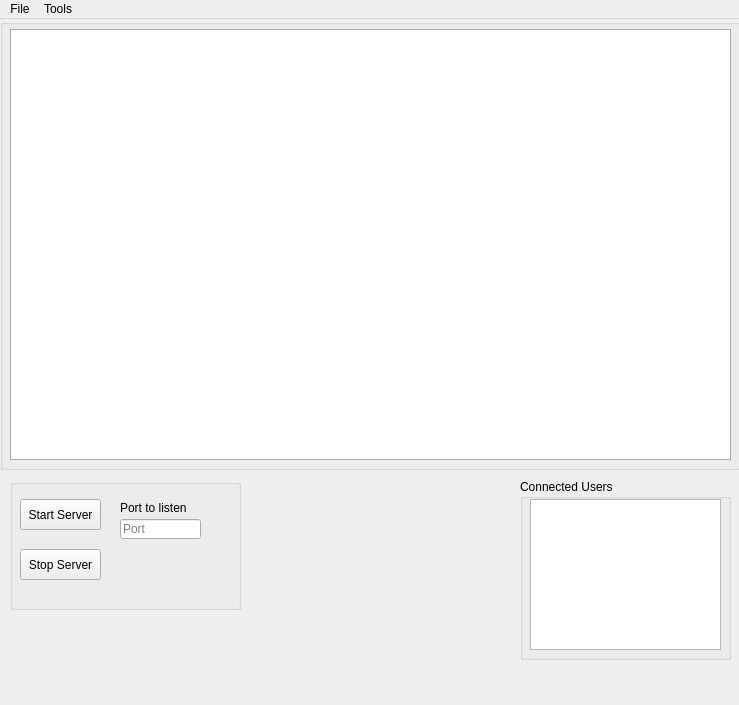
<?xml version="1.0" encoding="UTF-8"?>
<ui version="4.0">
 <class>serverGui</class>
 <widget class="QMainWindow" name="serverGui">
  <property name="windowModality">
   <enum>Qt::NonModal</enum>
  </property>
  <property name="geometry">
   <rect>
    <x>0</x>
    <y>0</y>
    <width>739</width>
    <height>705</height>
   </rect>
  </property>
  <property name="sizePolicy">
   <sizepolicy hsizetype="Expanding" vsizetype="Expanding">
    <horstretch>0</horstretch>
    <verstretch>0</verstretch>
   </sizepolicy>
  </property>
  <property name="minimumSize">
   <size>
    <width>739</width>
    <height>705</height>
   </size>
  </property>
  <property name="maximumSize">
   <size>
    <width>739</width>
    <height>705</height>
   </size>
  </property>
  <property name="baseSize">
   <size>
    <width>0</width>
    <height>0</height>
   </size>
  </property>
  <property name="windowTitle">
   <string>OpenFTP Server</string>
  </property>
  <property name="windowIcon">
   <iconset resource="resources.qrc">
    <normaloff>:/alienIcon/images/icon.ico</normaloff>:/alienIcon/images/icon.ico</iconset>
  </property>
  <widget class="QWidget" name="centralWidget">
   <widget class="QGroupBox" name="groupBox">
    <property name="geometry">
     <rect>
      <x>520</x>
      <y>460</y>
      <width>211</width>
      <height>181</height>
     </rect>
    </property>
    <property name="title">
     <string>Connected Users</string>
    </property>
    <property name="flat">
     <bool>false</bool>
    </property>
    <property name="checkable">
     <bool>false</bool>
    </property>
    <widget class="QListWidget" name="connectedUsersList">
     <property name="geometry">
      <rect>
       <x>10</x>
       <y>20</y>
       <width>191</width>
       <height>151</height>
      </rect>
     </property>
    </widget>
   </widget>
   <widget class="QGroupBox" name="groupBox_2">
    <property name="geometry">
     <rect>
      <x>10</x>
      <y>460</y>
      <width>231</width>
      <height>131</height>
     </rect>
    </property>
    <property name="title">
     <string/>
    </property>
    <property name="flat">
     <bool>false</bool>
    </property>
    <property name="checkable">
     <bool>false</bool>
    </property>
    <widget class="QPushButton" name="startServerButton">
     <property name="geometry">
      <rect>
       <x>10</x>
       <y>20</y>
       <width>81</width>
       <height>31</height>
      </rect>
     </property>
     <property name="text">
      <string>Start Server</string>
     </property>
    </widget>
    <widget class="QPushButton" name="stopServerButton">
     <property name="geometry">
      <rect>
       <x>10</x>
       <y>70</y>
       <width>81</width>
       <height>31</height>
      </rect>
     </property>
     <property name="text">
      <string>Stop Server</string>
     </property>
    </widget>
    <widget class="QLineEdit" name="portEdit">
     <property name="geometry">
      <rect>
       <x>110</x>
       <y>40</y>
       <width>81</width>
       <height>20</height>
      </rect>
     </property>
     <property name="text">
      <string/>
     </property>
     <property name="placeholderText">
      <string>Port </string>
     </property>
     <property name="clearButtonEnabled">
      <bool>false</bool>
     </property>
    </widget>
    <widget class="QLabel" name="label">
     <property name="geometry">
      <rect>
       <x>110</x>
       <y>20</y>
       <width>81</width>
       <height>18</height>
      </rect>
     </property>
     <property name="text">
      <string>Port to listen</string>
     </property>
    </widget>
   </widget>
   <widget class="QGroupBox" name="groupBox_3">
    <property name="geometry">
     <rect>
      <x>0</x>
      <y>0</y>
      <width>741</width>
      <height>451</height>
     </rect>
    </property>
    <property name="sizePolicy">
     <sizepolicy hsizetype="Expanding" vsizetype="Fixed">
      <horstretch>1</horstretch>
      <verstretch>0</verstretch>
     </sizepolicy>
    </property>
    <property name="title">
     <string/>
    </property>
    <widget class="QTextBrowser" name="mainTextWindow">
     <property name="geometry">
      <rect>
       <x>10</x>
       <y>10</y>
       <width>721</width>
       <height>431</height>
      </rect>
     </property>
     <property name="styleSheet">
      <string notr="true">border: 1px solid darkGrey;</string>
     </property>
    </widget>
   </widget>
  </widget>
  <widget class="QMenuBar" name="menuBar">
   <property name="geometry">
    <rect>
     <x>0</x>
     <y>0</y>
     <width>739</width>
     <height>21</height>
    </rect>
   </property>
   <widget class="QMenu" name="menuFile">
    <property name="title">
     <string>File</string>
    </property>
    <addaction name="actionExit"/>
   </widget>
   <widget class="QMenu" name="menuOptions">
    <property name="title">
     <string>Tools</string>
    </property>
    <addaction name="actionSettings"/>
   </widget>
   <addaction name="menuFile"/>
   <addaction name="menuOptions"/>
  </widget>
  <action name="actionExit">
   <property name="text">
    <string>Exit</string>
   </property>
  </action>
  <action name="actionSettings">
   <property name="text">
    <string>Settings</string>
   </property>
  </action>
 </widget>
 <layoutdefault spacing="6" margin="11"/>
 <resources>
  <include location="resources.qrc"/>
  <include location="certificates.qrc"/>
 </resources>
 <connections/>
</ui>
